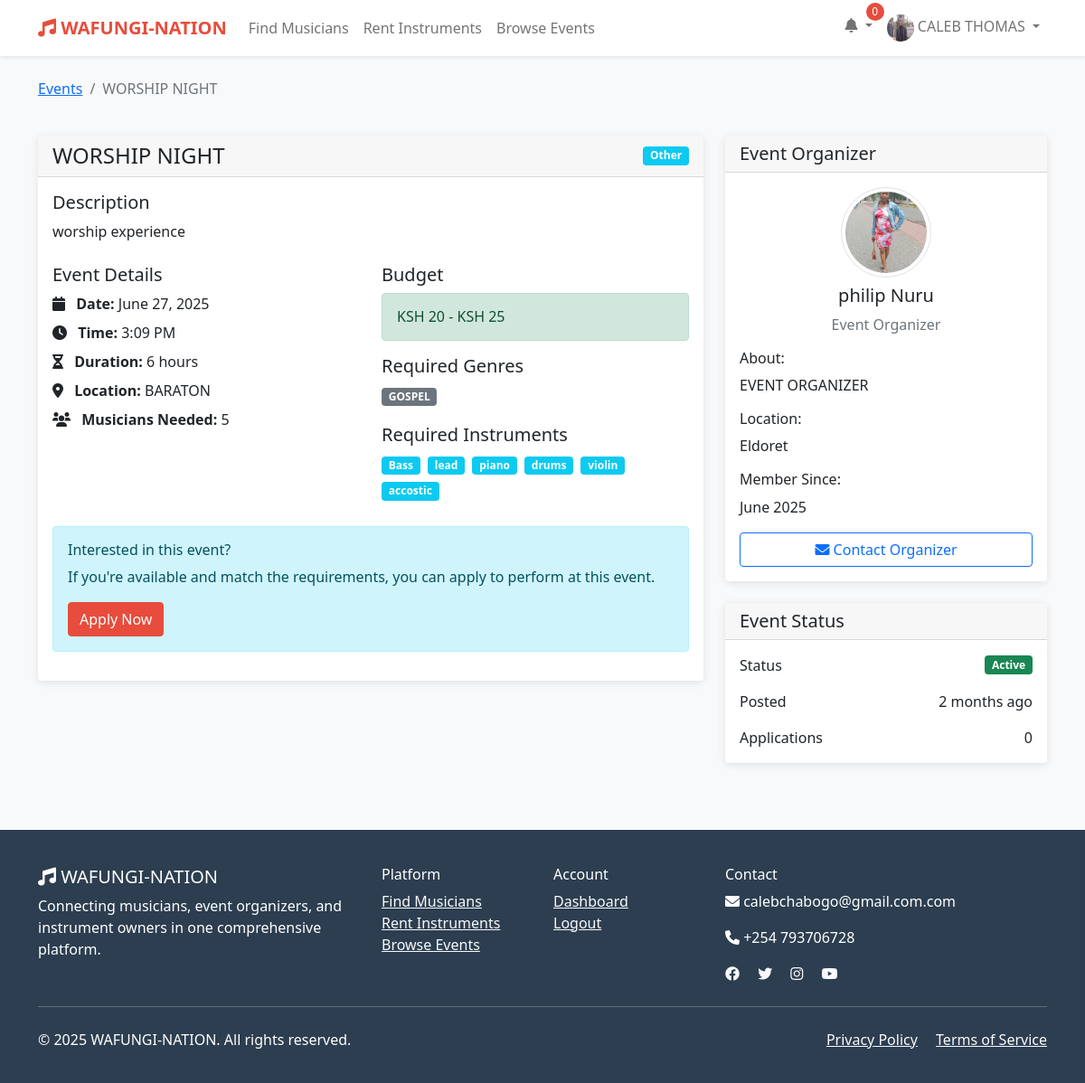
The page /events/3/ (signed in) on the database its author committed.
### wafungi/models.py (models this page shows, shortened)
class User(AbstractUser):
    USER_TYPES = (
        ('musician', 'Musician'),
        ('organizer', 'Event Organizer'),
        ('instrument_owner', 'Instrument Owner'),
        ('client', 'Client'),
    )
    user_type = models.CharField(max_length=20, choices=USER_TYPES)
    phone = models.CharField(max_length=15, blank=True)
    location = models.CharField(max_length=100, blank=True)
    profile_picture = models.ImageField(upload_to='profiles/', blank=True, null=True)
    bio = models.TextField(blank=True)
    is_verified = models.BooleanField(default=False)
    created_at = models.DateTimeField(auto_now_add=True)
    updated_at = models.DateTimeField(auto_now=True)

class Event(models.Model):
    EVENT_TYPES = (
        ('wedding', 'Wedding'),
        ('corporate', 'Corporate Event'),
        ('concert', 'Concert'),
        ('party', 'Party'),
        ('festival', 'Festival'),
        ('other', 'Other'),
    )
    organizer = models.ForeignKey(User, on_delete=models.CASCADE)
    title = models.CharField(max_length=200)
    description = models.TextField()
    event_type = models.CharField(max_length=20, choices=EVENT_TYPES)
    date = models.DateTimeField()
    duration_hours = models.PositiveIntegerField()
    location = models.CharField(max_length=200)
    budget_min = models.DecimalField(max_digits=10, decimal_places=2)
    budget_max = models.DecimalField(max_digits=10, decimal_places=2)
    required_genres = models.ManyToManyField(Genre, blank=True)
    required_instruments = models.ManyToManyField(Instrument, blank=True)
    musicians_needed = models.PositiveIntegerField(default=1)
    is_active = models.BooleanField(default=True)
    created_at = models.DateTimeField(auto_now_add=True)

class Genre(models.Model):
    name = models.CharField(max_length=50, unique=True)
    description = models.TextField(blank=True)

class Instrument(models.Model):
    name = models.CharField(max_length=50, unique=True)
    category = models.CharField(max_length=50)

### wafungi/additional_views.py (the view)
# urls.py: path('events/<int:event_id>/', additional_views.event_detail, name='event_detail'),  # Changed this line
def event_detail(request, event_id):
    event = get_object_or_404(Event, id=event_id)
    context = {
        'event': event,
    }
    return render(request, 'wafungi/event_detail.html', context)

### wafungi/templatetags/wafungi_filters.py (called while the page is built)
@register.filter
def ksh_currency(value):
    try:
        return f"KSH {float(value):,.0f}"
    except (ValueError, TypeError):
        return "KSH 0"

### templates/wafungi/event_detail.html (shortened to what this page needs)
{% extends 'base.html' %}
{% load wafungi_filters %}
{% block content %}
<div class="container py-4">
    <div class="row">
        <div class="col-12 mb-4">
            <nav aria-label="breadcrumb">
                <ol class="breadcrumb">
                    <li class="breadcrumb-item"><a href="{% url 'browse_events' %}">Events</a></li>
                    <li class="breadcrumb-item active" aria-current="page">{{ event.title }}</li>
                </ol>
            </nav>
        </div>
    </div>
    <div class="row">
        <div class="col-md-8">
            <div class="card">
                <div class="card-header d-flex justify-content-between align-items-center">
                    <h4 class="mb-0">{{ event.title }}</h4>
                    <span class="badge bg-info">{{ event.event_type|title }}</span>
                </div>
                <div class="card-body">
                    <div class="mb-4">
                        <h5>Description</h5>
                        <p>{{ event.description }}</p>
                    </div>
                    <div class="row mb-4">
                        <div class="col-md-6">
                            <h5>Event Details</h5>
                            <ul class="list-unstyled">
                                <li class="mb-2">
                                    <i class="fas fa-calendar me-2"></i> <strong>Date:</strong> {{ event.date|date:"F d, Y" }}
                                </li>
                                <li class="mb-2">
                                    <i class="fas fa-clock me-2"></i> <strong>Time:</strong> {{ event.date|date:"g:i A" }}
                                </li>
                                <li class="mb-2">
                                    <i class="fas fa-hourglass-half me-2"></i> <strong>Duration:</strong> {{ event.duration_hours }} hours
                                </li>
                                <li class="mb-2">
                                    <i class="fas fa-map-marker-alt me-2"></i> <strong>Location:</strong> {{ event.location }}
                                </li>
                                <li>
                                    <i class="fas fa-users me-2"></i> <strong>Musicians Needed:</strong> {{ event.musicians_needed }}
                                </li>
                            </ul>
                        </div>
                        <div class="col-md-6">
                            <h5>Budget</h5>
                            <div class="alert alert-success">
                                <h6 class="mb-0">{{ event.budget_min|ksh_currency }} - {{ event.budget_max|ksh_currency }}</h6>
                            </div>
                            <h5 class="mt-3">Required Genres</h5>
                            <div>
                                {% for genre in event.required_genres.all %}
                                    <span class="badge bg-secondary me-1 mb-1">{{ genre.name }}</span>
                                {% empty %}
                                    <span class="text-muted">Any genre</span>
                                {% endfor %}
                            </div>
                            <h5 class="mt-3">Required Instruments</h5>
                            <div>
                                {% for instrument in event.required_instruments.all %}
                                    <span class="badge bg-info me-1 mb-1">{{ instrument.name }}</span>
                                {% empty %}
                                    <span class="text-muted">Any instrument</span>
                                {% endfor %}
                            </div>
                        </div>
                    </div>
                    {% if user.is_authenticated and user.user_type == 'musician' %}
                        <div class="alert alert-info">
                            <h6>Interested in this event?</h6>
                            <p>If you're available and match the requirements, you can apply to perform at this event.</p>
                            <a href="#" class="btn btn-primary">Apply Now</a>
                        </div>
                    {% endif %}
                </div>
            </div>
        </div>
        <div class="col-md-4">
            <div class="card mb-4">
                <div class="card-header">
                    <h5 class="mb-0">Event Organizer</h5>
                </div>
                <div class="card-body">
                    <div class="text-center mb-3">
                        {% if event.organizer.profile_picture %}
                            <img src="{{ event.organizer.profile_picture.url }}" class="rounded-circle img-thumbnail" style="width: 100px; height: 100px; object-fit: cover;" alt="{{ event.organizer.get_full_name }}">
                        {% else %}
                            <div class="rounded-circle bg-light d-flex align-items-center justify-content-center mx-auto" style="width: 100px; height: 100px;">
                                <i class="fas fa-user-circle fa-4x text-muted"></i>
                            </div>
                        {% endif %}
                        <h5 class="mt-2">{{ event.organizer.get_full_name|default:event.organizer.username }}</h5>
                        <p class="text-muted">{{ event.organizer.get_user_type_display }}</p>
                    </div>
                    {% if event.organizer.bio %}
                        <div class="mb-3">
                            <h6>About:</h6>
                            <p class="mb-0">{{ event.organizer.bio|truncatewords:30 }}</p>
                        </div>
                    {% endif %}
                    <div class="mb-3">
                        <h6>Location:</h6>
                        <p class="mb-0">{{ event.organizer.location|default:"Not specified" }}</p>
                    </div>
                    <div class="mb-3">
                        <h6>Member Since:</h6>
                        <p class="mb-0">{{ event.organizer.date_joined|date:"F Y" }}</p>
                    </div>
                    {% if user.is_authenticated and user != event.organizer %}
                        <a href="#" class="btn btn-outline-primary w-100">
                            <i class="fas fa-envelope"></i> Contact Organizer
                        </a>
                    {% endif %}
                </div>
            </div>
            <div class="card">
                <div class="card-header">
                    <h5 class="mb-0">Event Status</h5>
                </div>
                <div class="card-body">
                    <div class="mb-3">
                        <div class="d-flex justify-content-between align-items-center">
                            <span>Status</span>
                            <span class="badge bg-{% if event.is_active %}success{% else %}secondary{% endif %}">
                                {% if event.is_active %}Active{% else %}Inactive{% endif %}
                            </span>
                        </div>
                    </div>
                    <div class="mb-3">
                        <div class="d-flex justify-content-between align-items-center">
                            <span>Posted</span>
                            <span>{{ event.created_at|timesince }} ago</span>
                        </div>
                    </div>
                    <div class="mb-0">
                        <div class="d-flex justify-content-between align-items-center">
                            <span>Applications</span>
                            <span>0</span>
                        </div>
                    </div>
                </div>
            </div>
        </div>
    </div>
</div>
{% endblock %}

### templates/base.html (shortened to what this page needs)
<!DOCTYPE html>
<html lang="en">
<head>
    <link href="https://cdn.jsdelivr.net/npm/bootstrap@5.1.3/dist/css/bootstrap.min.css" rel="stylesheet">
    <link rel="stylesheet" href="https://cdnjs.cloudflare.com/ajax/libs/font-awesome/6.0.0/css/all.min.css">
</head>
<body>
    <nav class="navbar navbar-expand-lg navbar-light bg-white shadow-sm">
        <div class="container">
            <a class="navbar-brand" href="{% url 'home' %}">
                <i class="fas fa-music"></i> WAFUNGI-NATION
            </a>
            <div class="collapse navbar-collapse" id="navbarNav">
                <ul class="navbar-nav me-auto">
                    <li class="nav-item">
                        <a class="nav-link" href="{% url 'search_musicians' %}">Find Musicians</a>
                    </li>
                    <li class="nav-item">
                        <a class="nav-link" href="{% url 'search_instruments' %}">Rent Instruments</a>
                    </li>
                    <li class="nav-item">
                        <a class="nav-link" href="{% url 'browse_events' %}">Browse Events</a>
                    </li>
                </ul>
                <ul class="navbar-nav">
                    {% if user.is_authenticated %}
                        <li class="nav-item dropdown">
                            <a class="nav-link dropdown-toggle" href="#" id="notificationDropdown" role="button" data-bs-toggle="dropdown">
                                <i class="fas fa-bell"></i>
                                <span class="notification-badge" id="notificationCount">0</span>
                            </a>
                        </li>
                        <li class="nav-item dropdown">
                            <a class="nav-link dropdown-toggle" href="#" id="navbarDropdown" role="button" data-bs-toggle="dropdown">
                                {% if user.profile_picture %}
                                    <img src="{{ user.profile_picture.url }}" alt="Profile" class="rounded-circle" width="30" height="30">
                                {% else %}
                                    <i class="fas fa-user-circle"></i>
                                {% endif %}
                                {{ user.get_full_name|default:user.username }}
                            </a>
                        </li>
                    {% endif %}
                </ul>
            </div>
        </div>
    </nav>
    <main>
        {% block content %}{% endblock %}
    </main>
    <footer>
        <div class="container">
            <div class="row">
                <div class="col-md-4">
                    <h5><i class="fas fa-music"></i> WAFUNGI-NATION</h5>
                    <p>Connecting musicians, event organizers, and instrument owners in one comprehensive platform.</p>
                </div>
                <div class="col-md-2">
                    <h6>Platform</h6>
                    <ul class="list-unstyled">
                        <li><a href="{% url 'search_musicians' %}" class="text-light">Find Musicians</a></li>
                        <li><a href="{% url 'search_instruments' %}" class="text-light">Rent Instruments</a></li>
                        <li><a href="{% url 'browse_events' %}" class="text-light">Browse Events</a></li>
                    </ul>
                </div>
                <div class="col-md-2">
                    <h6>Account</h6>
                    <ul class="list-unstyled">
                        {% if user.is_authenticated %}
                            <li><a href="{% url 'dashboard' %}" class="text-light">Dashboard</a></li>
                            <li><a href="{% url 'logout' %}" class="text-light">Logout</a></li>
                        {% else %}
                            <li><a href="{% url 'login' %}" class="text-light">Login</a></li>
                            <li><a href="{% url 'register' %}" class="text-light">Register</a></li>
                        {% endif %}
                    </ul>
                </div>
                <div class="col-md-4">
                    <h6>Contact</h6>
                    <p><i class="fas fa-envelope"></i> calebchabogo@gmail.com.com</p>
                    <p><i class="fas fa-phone"></i> +254 793706728</p>
                    <div class="social-links">
                        <a href="#" class="text-light me-3"><i class="fab fa-facebook"></i></a>
                        <a href="#" class="text-light me-3"><i class="fab fa-twitter"></i></a>
                        <a href="#" class="text-light me-3"><i class="fab fa-instagram"></i></a>
                        <a href="#" class="text-light"><i class="fab fa-youtube"></i></a>
                    </div>
                </div>
            </div>
            <hr class="my-4">
            <div class="row">
                <div class="col-md-6">
                    <p>&copy; 2025 WAFUNGI-NATION. All rights reserved.</p>
                </div>
                <div class="col-md-6 text-end">
                    <a href="#" class="text-light me-3">Privacy Policy</a>
                    <a href="#" class="text-light">Terms of Service</a>
                </div>
            </div>
        </div>
    </footer>
</body>
</html>

### templates/base.html (style rules this page uses)
:root { --primary-color: #e74c3c; --secondary-color: #3498db; --accent-color: #f39c12; --dark-color: #2c3e50; --light-color: #ecf0f1; }
body { font-family: 'Segoe UI', Tahoma, Geneva, Verdana, sans-serif; background-color: #f8f9fa; }
.navbar-brand { font-weight: bold; color: var(--primary-color) !important; }
.btn-primary { background-color: var(--primary-color); border-color: var(--primary-color); }
.card { border: none; box-shadow: 0 2px 10px rgba(0,0,0,0.1); transition: transform 0.2s; }
.notification-badge { position: absolute; top: -5px; right: -5px; background: var(--primary-color); color: white; border-radius: 50%; width: 20px; height: 20px; font-size: 12px; display: flex; align-items: center; justify-content: center; }
footer { background-color: var(--dark-color); color: white; padding: 40px 0 20px; margin-top: 50px; }

### rows shown on the page
User: profile_picture (picture), get_full_name "CALEB THOMAS"
Event: title "WORSHIP NIGHT", event_type "Other", description "worship experience", date "June 27, 2025", date "3:09 PM", duration_hours "6", location "BARATON", musicians_needed "5", budget_min|ksh_currency "KSH 20", budget_max|ksh_currency "KSH 25", organizer.profile_picture (picture), organizer.get_full_name "philip Nuru", organizer.user_type "Event Organizer", organizer.bio "EVENT ORGANIZER", organizer.location "Eldoret", organizer.date_joined "June 2025", created_at "2 months"
Genre: name "GOSPEL"
Instrument: name "Bass"
Instrument: name "lead"
Instrument: name "piano"
Instrument: name "drums"
Instrument: name "violin"
Instrument: name "accostic"
